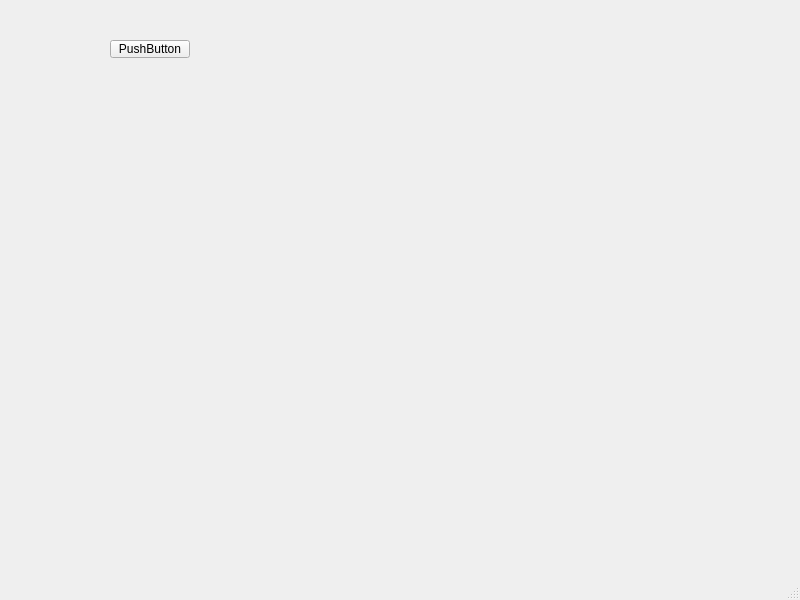
<?xml version="1.0" encoding="UTF-8"?>
<ui version="4.0">
 <class>MainWindow</class>
 <widget class="QMainWindow" name="MainWindow">
  <property name="geometry">
   <rect>
    <x>0</x>
    <y>0</y>
    <width>800</width>
    <height>600</height>
   </rect>
  </property>
  <property name="windowTitle">
   <string>MainWindow</string>
  </property>
  <widget class="QWidget" name="centralwidget">
   <widget class="QPushButton" name="pushButton">
    <property name="geometry">
     <rect>
      <x>110</x>
      <y>40</y>
      <width>80</width>
      <height>18</height>
     </rect>
    </property>
    <property name="text">
     <string>PushButton</string>
    </property>
   </widget>
  </widget>
  <widget class="QMenuBar" name="menubar">
   <property name="geometry">
    <rect>
     <x>0</x>
     <y>0</y>
     <width>800</width>
     <height>17</height>
    </rect>
   </property>
  </widget>
  <widget class="QStatusBar" name="statusbar"/>
 </widget>
 <resources/>
 <connections/>
</ui>
